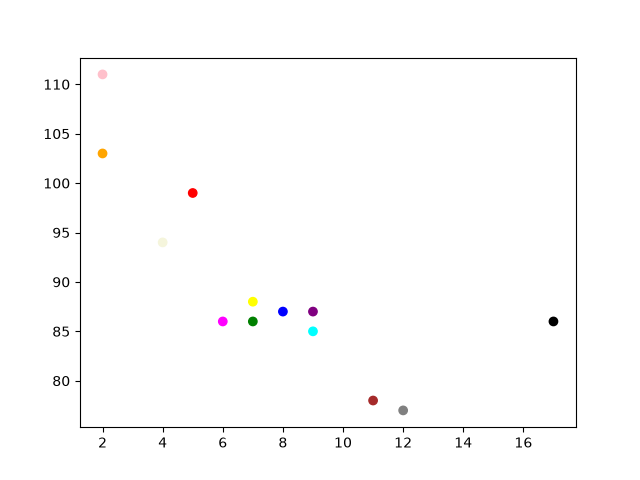

This chart was generated by the following Python code:
# Assign a specific color for each dot by using an array of colors as value for the c argument (or) color

import matplotlib.pyplot as plt

x = [5,7,8,7,2,17,2,9,4,11,12,9,6]
y = [99,86,87,88,111,86,103,87,94,78,77,85,86]
colors = ["red","green","blue","yellow","pink","black","orange","purple","beige","brown","gray","cyan","magenta"]

plt.scatter(x, y, c=colors)

plt.savefig("04_color_each_dot.png")
